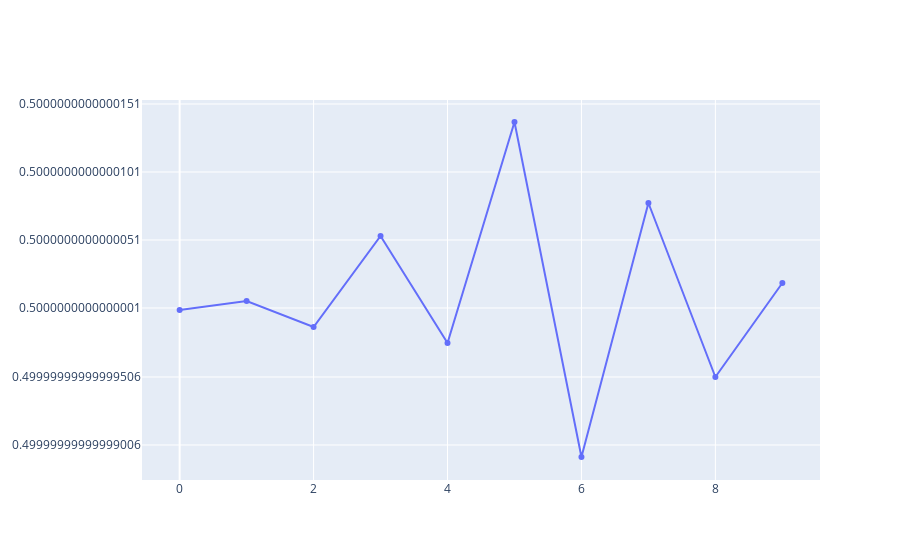

The cell this chart's notebook holds for it:
### Code cell
f = 0.4
sample = 100
x = np.arange(sample)
#math.pow(2.0, -10.0 * x) * math.sin(x * 2.0 * math.pi / period) + 0.5;
y = np.sin(x * 2.0  * np.pi / f) + 0.5
# y = np.sin(2 * np.pi * f * x / Fs)


fig = go.Figure(data=go.Scatter(x=x, y=y))
fig.show()

### Figure 1 — Plotly figure (JSON) as saved in the notebook; plotly's stock layout.template omitted (floating-point values rounded to 4 significant figures)
{"data": [{"type": "scatter", "x": [0, 1, 2, 3, 4, 5, 6, 7, 8, 9], "y": [0.5, 0.5, 0.5, 0.5, 0.5, 0.5, 0.5, 0.5, 0.5, 0.5]}], "layout": {"autosize": true, "xaxis": {"autorange": true, "range": [-0.5377, 9.538], "type": "linear"}, "yaxis": {"autorange": true, "range": [0.5, 0.5], "type": "linear"}}}
